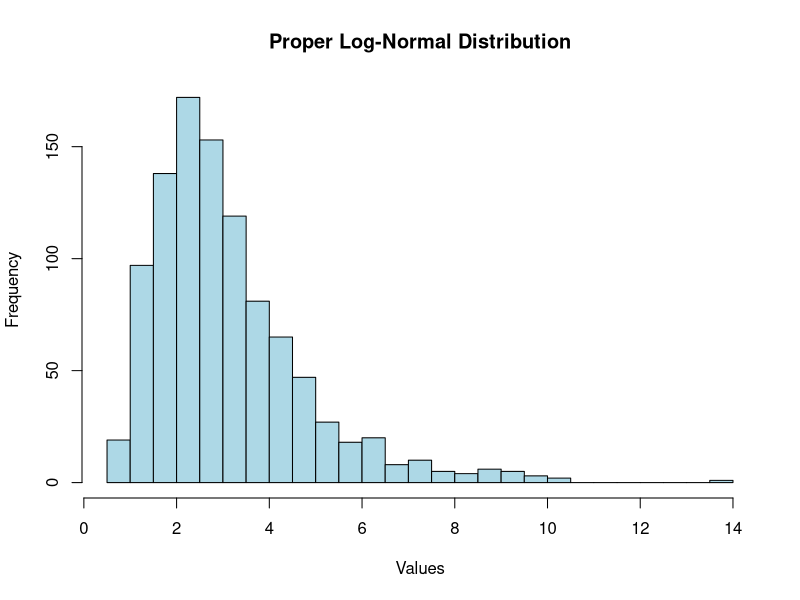
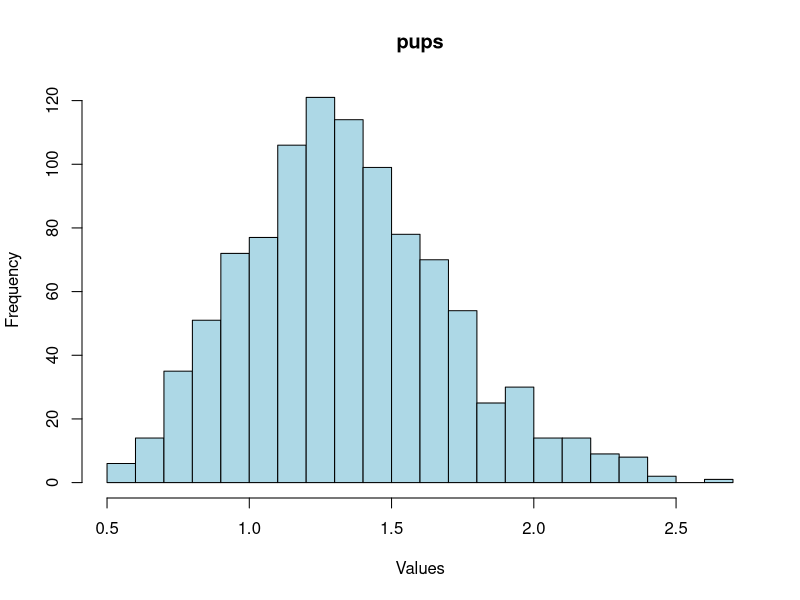

Generate these figures, in order, with R:
# Generate log-normally distributed data
set.seed(123)
n <- 1000
meanlog <- 1  # Mean in log-space
sdlog <- 0.5  # Standard deviation in log-space

log_normal_data <- rlnorm(n, meanlog = meanlog, sdlog = sdlog)

# Plot the histogram to visualize the distribution
hist(log_normal_data, breaks = 30, col = "lightblue", main = "Proper Log-Normal Distribution", xlab = "Values", ylab = "Frequency")

hist(log(log_normal_data+1),breaks = 30, col = "lightblue", main = "pups", xlab = "Values", ylab = "Frequency")